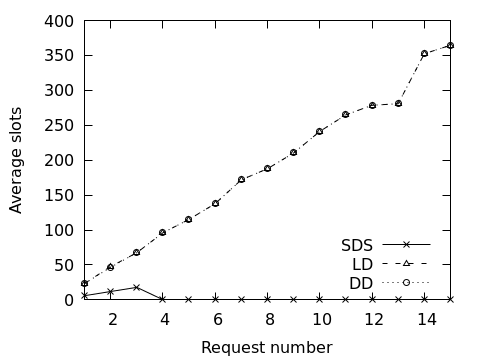

Here is the gnuplot script that generated this plot:
#スクリプト
set terminal pngcairo monochrome enhanced size 480,360
set xlabel "Request number"
set ylabel "Average slots"
set key right bottom
plot[1:15][0:400] 'slots.dat' using 1:2 title "SDS" with linespoints pt 2,\
                  'slots.dat' using 1:3 title "LD" with linespoints pt 8,\
                  'slots.dat' using 1:4 title "DD" with linespoints pt 6
set out "slots.png"
replot
